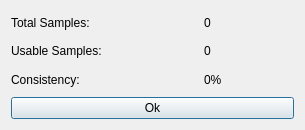
<?xml version="1.0" encoding="UTF-8"?>
<ui version="4.0">
 <class>StaticAnalysisDialog</class>
 <widget class="QDialog" name="StaticAnalysisDialog">
  <property name="geometry">
   <rect>
    <x>0</x>
    <y>0</y>
    <width>305</width>
    <height>130</height>
   </rect>
  </property>
  <property name="windowTitle">
   <string>Dialog</string>
  </property>
  <layout class="QGridLayout" name="gridLayout">
   <item row="0" column="0" colspan="2">
    <widget class="QLabel" name="label">
     <property name="text">
      <string>Total Samples:</string>
     </property>
    </widget>
   </item>
   <item row="0" column="2">
    <widget class="QLabel" name="totalSamplesLabel">
     <property name="text">
      <string>0</string>
     </property>
    </widget>
   </item>
   <item row="1" column="0" colspan="2">
    <widget class="QLabel" name="label_2">
     <property name="text">
      <string>Usable Samples:</string>
     </property>
    </widget>
   </item>
   <item row="1" column="2">
    <widget class="QLabel" name="usableSamplesLabel">
     <property name="text">
      <string>0</string>
     </property>
    </widget>
   </item>
   <item row="2" column="0">
    <widget class="QLabel" name="label_5">
     <property name="text">
      <string>Consistency:</string>
     </property>
    </widget>
   </item>
   <item row="2" column="2">
    <widget class="QLabel" name="consistencyLabel">
     <property name="text">
      <string>0%</string>
     </property>
    </widget>
   </item>
   <item row="3" column="0" colspan="3">
    <widget class="QPushButton" name="okButton">
     <property name="text">
      <string>Ok</string>
     </property>
    </widget>
   </item>
  </layout>
 </widget>
 <resources/>
 <connections/>
</ui>
